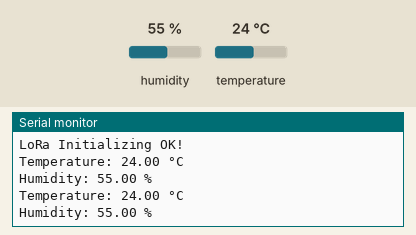
Bench run of a sketch on a simulated ESP32. Parts: the last lines printed to the serial monitor. The inputs (shaded band) are chosen by the test bench; at power-on: humidity 55 %, temperature 24 °C. No radio packets arrive unless stated.

Above: at 10.8 s.
10.9 s: humidity set to 22 %
At 20.7 s:
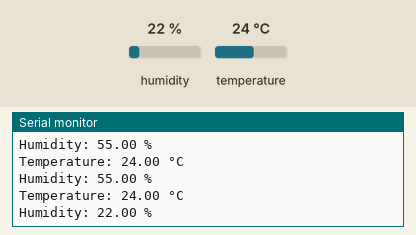
20.9 s: temperature set to 12 °C
At 30.7 s:
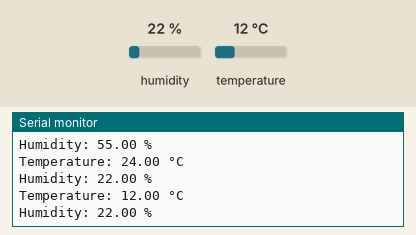
30.9 s: humidity set to 40 %
At 40.9 s:
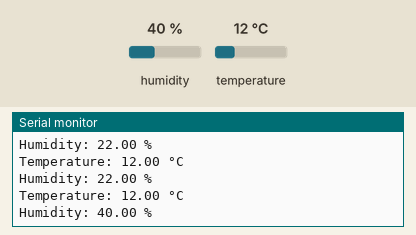
Timing chart, 0 to 42.4 s (numbered marks = the images above; inputs shaded):
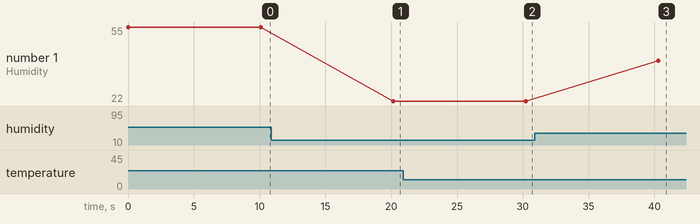

Measured:
- after the input at 10.9 s, the serial monitor: prints a new line after 9.3 s (image 1)
- after the input at 20.9 s, the serial monitor: prints a new line after 9.3 s (image 2)
- after the input at 30.9 s, the serial monitor: prints a new line after 9.4 s (image 3)
- plotted number 1: 55 → 22 after the input at 10.9 s, 22 → 40 after the input at 30.9 s

The sketch:

transmit_AHT20_data.ino
```cpp
// this code transmits temperature and humidity from an AHT20 via lora module
// Luke Riddoch 07/10/24

#include <SPI.h>
#include <LoRa.h>
#include <Adafruit_AHTX0.h>

// sets up the AHT20
Adafruit_AHTX0 aht;
Adafruit_Sensor *aht_humidity, *aht_temp;

//define the pins used by the transceiver module
#define ss 5
#define rst 14
#define dio0 2

// creates the float variables that measure temp/hum
float temperature = 0;
float humidity_value = 0;

void setup() {
  // initialize Serial Monitor
  Serial.begin(115200);
  while (!Serial);
  Serial.println("LoRa Sender");
  if (!aht.begin()) {
    Serial.println("Failed to find AHT10/AHT20 chip");
    while (1) {
      delay(10);
    }
  }
  Serial.println("AHT10/AHT20 Found!");


  // this prints the sensor information (not a measurement)
  aht_temp = aht.getTemperatureSensor();
  aht_temp->printSensorDetails();

  aht_humidity = aht.getHumiditySensor();
  aht_humidity->printSensorDetails();

  //setup LoRa transceiver module
  LoRa.setPins(ss, rst, dio0);

  //replace the LoRa.begin(---E-) argument with your location's frequency
  //433E6 for Asia
  //866E6 for Europe
  //915E6 for North America
  //865E6 -867E6 For India
  while (!LoRa.begin(915E6)) {
    Serial.println(".");
    delay(500);
  }
   // Change sync word (0xF3) to match the receiver
  // The sync word assures you don't get LoRa messages from other LoRa transceivers
  // ranges from 0-0xFF
  LoRa.setSyncWord(0xF3);
  Serial.println("LoRa Initializing OK!");
}

void loop() {
  // calls a function from below
  Load_AHT20_Data();

  // Convert the float to a string
  String hum_string = String(humidity_value, 2); // 2 decimal places
  String temp_string = String(temperature, 2); // 2 decimal places

  // Send LoRa packet to receiver
  LoRa.beginPacket();
  LoRa.print("hum:"); //This is how to transmit strings
  LoRa.print(hum_string);
  LoRa.print(" temp:"); //This is how to transmit strings
  LoRa.print(temp_string);
  LoRa.endPacket();

  delay(10000);
}
void Load_AHT20_Data() {
  sensors_event_t humidity_event, temp_event;
  aht_humidity->getEvent(&humidity_event);
  aht_temp->getEvent(&temp_event);
  //-----------------------------------------------------------
  temperature = temp_event.temperature; // Celsius
  humidity_value = humidity_event.relative_humidity;
  //-----------------------------------------------------------
  Serial.printf("\nTemperature: %.2f °C\n", temperature);
  Serial.printf("Humidity: %.2f %%\n", humidity_value);
}
```
